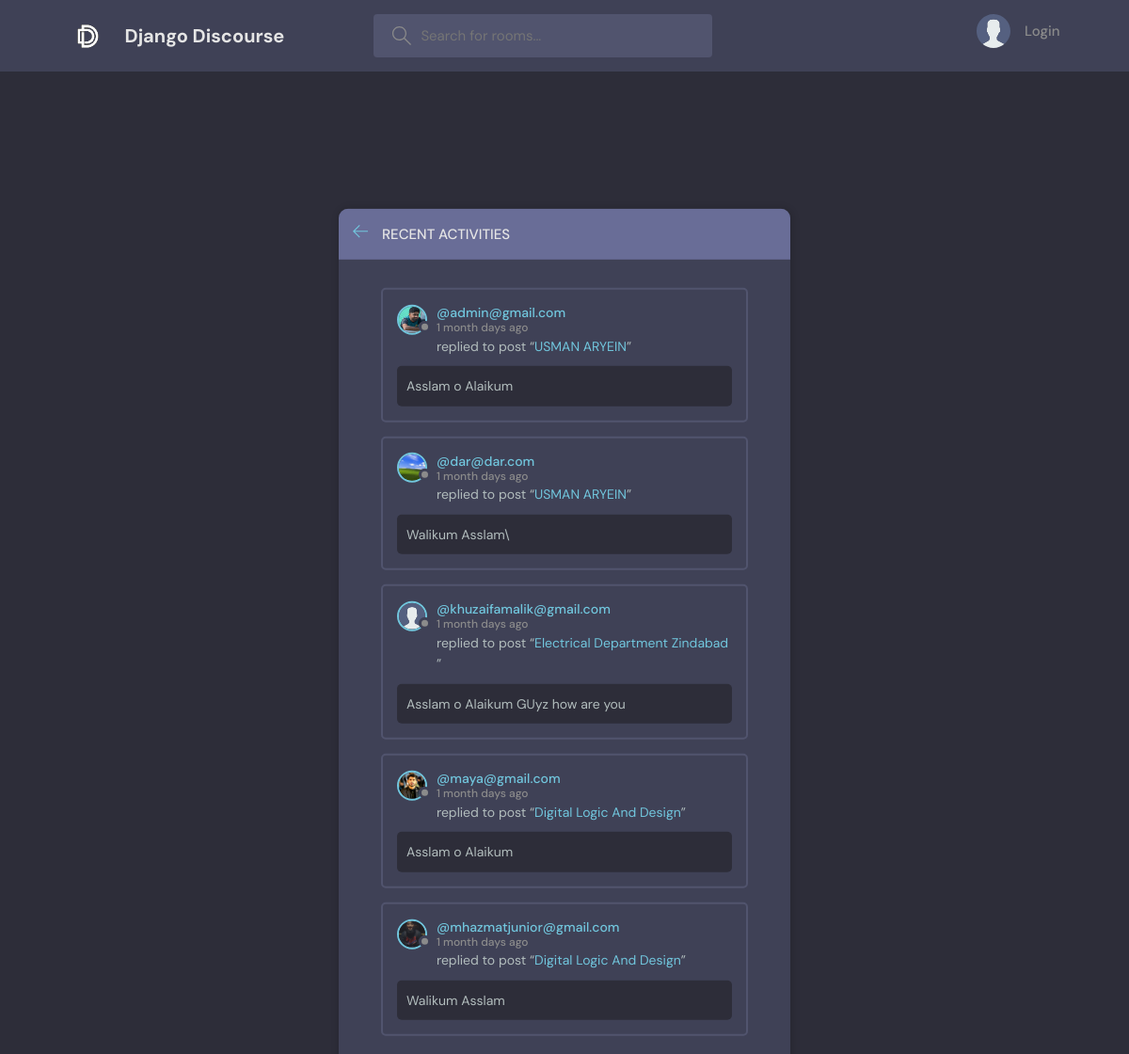
The page /activities/ on the database its author committed.
### chat/models.py (models this page shows, shortened)
class Message(models.Model):
    user = models.ForeignKey(User,on_delete=models.CASCADE)
    room = models.ForeignKey(Room,on_delete=models.CASCADE)
    message = models.TextField()
    updated = models.DateTimeField(auto_now=True)
    created = models.DateTimeField(auto_now_add=True)

class User(AbstractUser):
    name = models.CharField(max_length=200,null=True)
    email = models.EmailField(unique=True,null=True)
    bio = models.TextField(null=True)
    avatar = models.ImageField(null=True,default="avatar.svg")
    USERNAME_FIELD = 'email'
    REQUIRED_FIELDS = []

class Room(models.Model):
    host = models.ForeignKey(User,on_delete=models.SET_NULL,null=True)
    name = models.CharField(max_length=200)
    description = models.TextField(null=True,blank=True)
    participants = models.ManyToManyField(User,related_name="Participants",blank=True)
    topic = models.ForeignKey(Topic,on_delete=models.SET_NULL,null=True)
    updated = models.DateTimeField(auto_now=True)
    created = models.DateTimeField(auto_now_add=True)
    class Meta:
        ordering = ['-updated','-created']
    def __str__(self):
        return self.name

### chat/views.py (the view)
# urls.py: path('activities/',views.activity,name="activitypage"),
def activity(request):
    chats = Message.objects.all()
    context = {'topics' : topics,'chats' : chats,'page' : 'Activity'}
    return render(request,'chat/activity.html',context)

### chat/templates/chat/activity.html (shortened to what this page needs)
{% extends "base.html" %}
{% block content %}
    <main class="layout">
      <div class="container">
        <div class="layout__box">
          <div class="layout__boxHeader">
            <div class="layout__boxTitle">
              <a href="{% url 'home' %}">
                <svg version="1.1" xmlns="http://www.w3.org/2000/svg" width="32" height="32" viewBox="0 0 32 32">
                  <title>arrow-left</title>
                  <path
                    d="M13.723 2.286l-13.723 13.714 13.719 13.714 1.616-1.611-10.96-10.96h27.625v-2.286h-27.625l10.965-10.965-1.616-1.607z"
                  ></path>
                </svg>
              </a>
              <h3>Recent Activities</h3>
            </div>
          </div>
          <div class="activities-page layout__body">
            {% for chat in chats|slice:":5" %}
    <div class="activities__box">
      <div class="activities__boxHeader roomListRoom__header">
        <a href="{% url 'userprofile' chat.user.id %}" class="roomListRoom__author">
          <div class="avatar avatar--small">
            <img src="{{chat.user.avatar.url}}" />
          </div>
          <p>
            @{{chat.user}}
            <span>{{chat.created|timesince}} days ago</span>
          </p>
        </a>
      </div>
      <div class="activities__boxContent">
        <p>
          replied to post “<a href="{% url 'room' chat.room.id %}">{{chat.room}}</a
          >”
        </p>
        <div class="activities__boxRoomContent">
            {{chat.message}}
        </div>
      </div>
    </div>
    {% endfor %}
          </div>
        </div>
      </div>
    </main>
{% endblock  %}

### static/styles/style.css (style rules this page uses)
:root { --color-main: #71c6dd; --color-main-light: #e1f6fb; --color-dark: #3f4156; --color-dark-medium: #51546e; --color-dark-light: #696d97; --color-light: #e5e5e5; --color-gray: #8b8b8b; --color-light-gray: #b2bdbd; --color-bg: #2d2d39; --color-success: #5dd693; --color-error: #fc4b0b; }
* { font-family: "DM Sans", -apple-system, BlinkMacSystemFont, "Segoe UI", Roboto, Oxygen, Ubuntu, Cantarell, "Open Sans", "Helvetica Neue", sans-serif; margin: 0; padding: 0; box-sizing: border-box; text-rendering: optimizeLegibility; font-size: inherit; }
html { font-size: 56.25%; }
@media only screen and (min-width: 1200px) { html { font-size: 62.5%; } }
body { line-height: 1.6; font-weight: 400; font-size: 1.5rem; color: var(--color-light-gray); background-color: var(--color-bg); min-height: 100vh; }
img { width: 100%; }
a { display: inline-block; color: var(--color-main); text-decoration: none; }
.container { max-width: 120rem; width: 90%; margin: auto; }
.avatar { position: relative; display: inline-block; border-radius: 50%; border: 2px solid var(--color-main); }
.avatar img { display: block; border-radius: 50%; object-fit: cover; object-position: center; }
.avatar::after { content: ""; display: block; position: absolute; background-color: var(--color-gray); z-index: 111; border-radius: 50%; border: 0.3rem solid var(--color-dark); }
.avatar.avatar--small img { width: 2.8rem; height: 2.8rem; }
.avatar.avatar--small:after { width: 0.7rem; height: 0.7rem; bottom: 0px; right: -6px; }
.layout { margin-top: 2.4rem; }
.layout > .container { display: flex; justify-content: space-between; align-items: flex-start; }
.layout__box { width: 90%; max-width: 48rem; min-height: 40rem; position: absolute; top: 50%; left: 50%; transform: translate(-50%, -46%); background-color: var(--color-dark); border-radius: 1rem; box-shadow: 1px 1px 6px 3px rgba(0, 0, 0, 0.1); overflow: hidden; }
.layout__boxHeader { display: flex; padding: 1.5rem; background-color: var(--color-dark-light); }
.layout__boxTitle { display: flex; gap: 1.5rem; align-items: center; }
.layout__boxTitle h3 { text-transform: uppercase; font-weight: 500; color: var(--color-light); }
.layout__boxTitle svg { width: 1.6rem; height: 1.6rem; fill: var(--color-main); }
.layout__body { margin: 3rem; }
.roomListRoom__header { display: flex; justify-content: space-between; align-items: center; }
.roomListRoom__author { font-weight: 500; display: flex; align-items: center; gap: 1rem; }
.activities__box { margin: 1.5rem; padding: 1.5rem; border: 2px solid var(--color-dark-medium); border-radius: 5px; }
.activities__boxHeader p { font-size: 1.4rem; line-height: 1.3; }
.activities__boxHeader p span { color: var(--color-gray); font-size: 1.2rem; display: block; }
.activities__boxContent { margin-left: 4.2rem; }
.activities__boxContent { font-size: 1.4rem; }
.activities__boxRoomContent { background: var(--color-bg); padding: 1rem; border-radius: 5px; margin-top: 1rem; margin-left: -4.2rem; }

### chat/templates/chat/activity.html (style rules this page uses)
@media (min-width: 768px) { .layout__box { margin-top:80px } }

### rows shown on the page
Message: user.avatar (picture), user "admin@gmail.com", created "1 month", room "USMAN ARYEIN", message "Asslam o Alaikum"
Message: user.avatar (picture), user "dar@dar.com", created "1 month", room "USMAN ARYEIN", message "Walikum Asslam\\"
Message: user.avatar (placeholder picture), user "khuzaifamalik@gmail.com", created "1 month", room "Electrical Department Zindabad", message "Asslam o Alaikum GUyz how are you"
Message: user.avatar (picture), user "maya@gmail.com", created "1 month", room "Digital Logic And Design", message "Asslam o Alaikum"
Message: user.avatar (picture), user "mhazmatjunior@gmail.com", created "1 month", room "Digital Logic And Design", message "Walikum Asslam"
